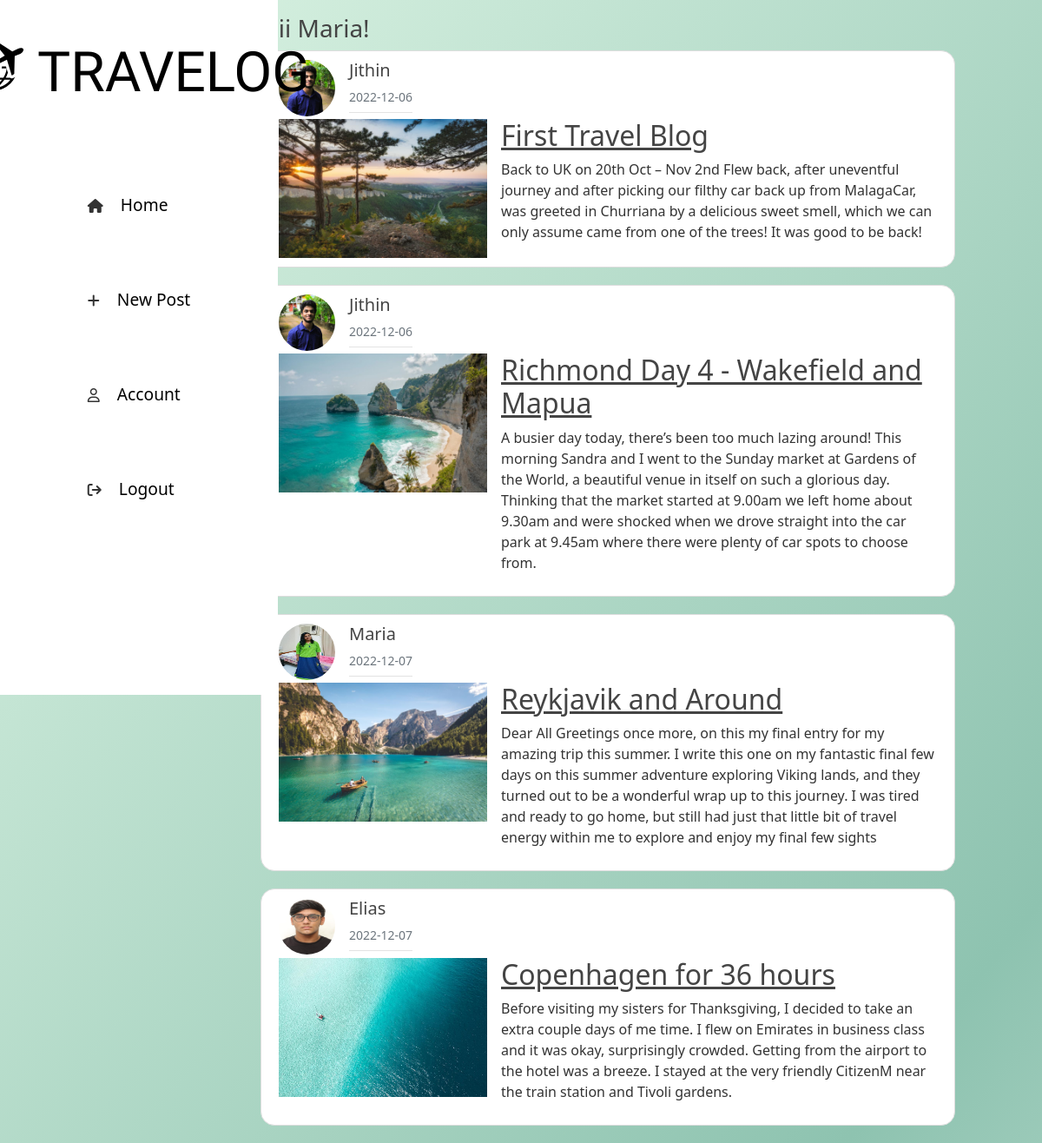
The page /dashboard (signed in) on the database its author committed.
### app/models.py (models this page shows, shortened)
class User(db.Model, UserMixin):
    id=db.Column(db.Integer, primary_key=True)
    username = db.Column(db.String(20), nullable=False)
    email = db.Column(db.String(120), unique=True, nullable=True)
    image_file = db.Column(db.String(20), nullable=False, default='default.jpg')
    password = db.Column(db.String(80), nullable=False)
    posts = db.relationship('Post', backref='author', lazy=True)

class Post(db.Model):
    id = db.Column(db.Integer, primary_key=True)
    title = db.Column(db.String(100), nullable=False)
    date_posted = db.Column(db.DateTime, nullable=False, default=datetime.utcnow)
    content = db.Column(db.Text, nullable=False)
    user_id = db.Column(db.Integer, db.ForeignKey('user.id'), nullable=False)
    blog_image = db.Column(db.String(20), nullable=False, default='default-blog.png')

### app/routes.py (the view)
@app.route('/dashboard', methods=['GET', 'POST'])
@login_required
def dashboard():
    posts=Post.query.all()
    return render_template("dashboard.html", posts=posts)

### app/routes.py (called while the page is built)
@login_manager.user_loader
def load_user(user_id):
    return User.query.get(int(user_id))

### app/templates/dashboard.html
{% extends "layout.html" %}
{% block content %}
<h3>Hii {{current_user.username}}!</h3>
{% for post in posts %}
<article class="media content-section">
    <div style="display: flex; flex-direction: row; margin-bottom: 0.2rem;">
        <img class="rounded-circle article-img" src="{{ url_for('static', filename='profile-pics/' + post.author.image_file) }}"/>
        <div class="article-metadata">
            <h5 class="mr-2">{{ post.author.username }}</h5>
            <small class="text-muted">{{ post.date_posted.strftime('%Y-%m-%d') }}</small>
        </div>
    </div>
    <div class="media-body">
        <div class="article-content">
            <img src="../static/blog-pics/{{ post.blog_image }}" style="height: 10rem; width: 15rem" />
            <div style="display: flex; flex-direction: column">
                <h2><a class="article-title" href="{{ url_for('post', post_id = post.id) }}">{{ post.title }}</a></h2>
                <p class="article-content">{{ post.content }}</p>
            </div>
        </div>
    </div>
</article>
{% endfor %}
{% endblock content %}

### app/static/main.css (style rules this page uses)
body { background: linear-gradient(129deg, #def5e5, #8ec3b0, #ffffff); background-size: 180% 180%; min-height: 100vh; animation: gradient-animation 12s ease infinite; background-repeat: no-repeat; color: #333333; margin-top: 1rem; }
h1, h2, h3, h4, h5, h6 { color: #444444; }
.content-section { background: #ffffff; padding: 10px 20px; border: 1px solid #dddddd; border-radius: 3px; margin-bottom: 20px; border-radius: 1rem; width: 50rem; }
.article-title { color: #444444; }
.article-content { white-space: pre-line; }
.article-img { height: 65px; width: 65px; margin-right: 16px; }
.article-metadata { display: flex; flex-direction: column; padding-bottom: 1px; margin-bottom: 4px; border-bottom: 1px solid #e3e3e3 }
.article-content { display: flex; gap: 1rem; }

### rows shown on the page
User: username "Maria"
Post: image_file (picture), author.username "Jithin", date_posted "2022-12-06", blog_image (picture), title "First Travel Blog", content "Back to UK on 20th Oct – Nov 2nd Flew back, after uneventful journey and after picking our filthy car back up from MalagaCar, was greeted in Churriana by a delicious sweet smell, which we can only assume came from one of the trees! It was good to be back!"
Post: image_file (picture), author.username "Jithin", date_posted "2022-12-06", blog_image (picture), title "Richmond Day 4 - Wakefield and Mapua", content "A busier day today, there’s been too much lazing around! This morning Sandra and I went to the Sunday market at Gardens of the World, a beautiful venue in itself on such a glorious day. Thinking that the market started at 9.00am we left home about 9.30am and were shocked when we drove straight into the car park at 9.45am where there were plenty of car spots to choose from."
Post: image_file (picture), author.username "Maria", date_posted "2022-12-07", blog_image (picture), title "Reykjavik and Around", content "Dear All Greetings once more, on this my final entry for my amazing trip this summer. I write this one on my fantastic final few days on this summer adventure exploring Viking lands, and they turned out to be a wonderful wrap up to this journey. I was tired and ready to go home, but still had just that little bit of travel energy within me to explore and enjoy my final few sights"
Post: image_file (picture), author.username "Elias", date_posted "2022-12-07", blog_image (picture), title "Copenhagen for 36 hours", content "Before visiting my sisters for Thanksgiving, I decided to take an extra couple days of me time. I flew on Emirates in business class and it was okay, surprisingly crowded. Getting from the airport to the hotel was a breeze. I stayed at the very friendly CitizenM near the train station and Tivoli gardens."
